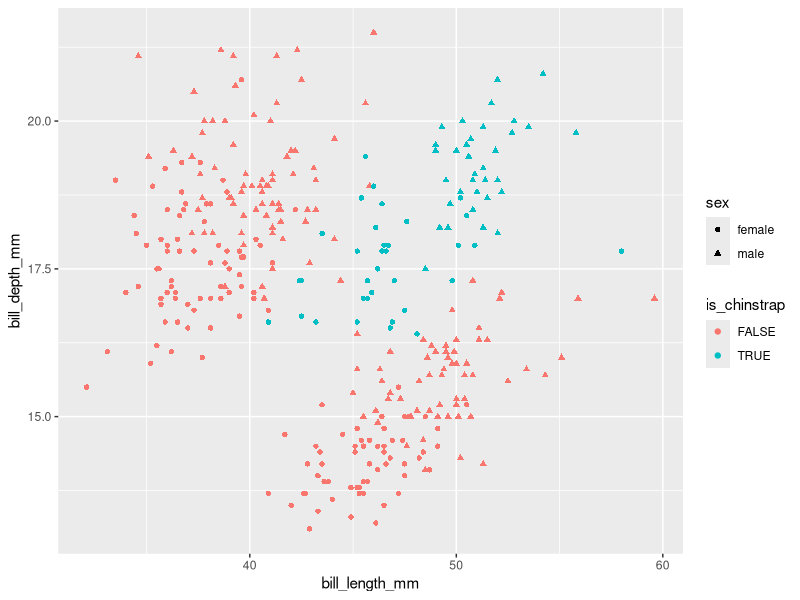
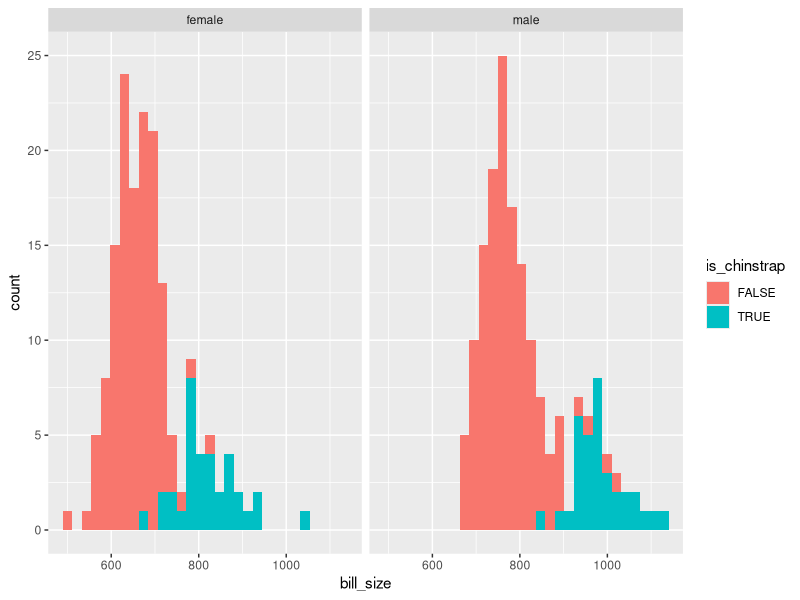

These charts were generated, in order, by the following R code:
## ---- chunk 1
llogit <- function(par, y, X){
    xform <- function(z) {1 / (1 + exp(-z))}
    p <- xform(X%*%par)
    sum(y * log(p) + (1-y) * log(1 - p))
}

## ---- chunk 2
library(tidyverse)
palmerpenguins::penguins

## ---- chunk 3
palmerpenguins::penguins %>%
    filter(complete.cases(.)) |>
    mutate(is_chinstrap = species == "Chinstrap") |>
    ggplot(aes(x = bill_length_mm, y = bill_depth_mm, colour = is_chinstrap, shape = sex)) + 
    geom_point()

## ---- chunk 4
palmerpenguins::penguins %>%
    filter(complete.cases(.)) |>
    mutate(is_chinstrap = species == "Chinstrap") |>
    mutate(bill_size = bill_length_mm * bill_depth_mm) |>
    ggplot(aes(x = bill_size, fill = is_chinstrap)) + 
    facet_wrap(~sex) + 
    geom_histogram()

## ---- chunk 5
df <- palmerpenguins::penguins %>%
    filter(complete.cases(.)) |>
    mutate(is_chinstrap = species == "Chinstrap") |>
    mutate(bill_size = bill_length_mm * bill_depth_mm) |>
    mutate(is_male = as.numeric(sex == "male"))

y <- df$is_chinstrap

X <- cbind(1, df[,c("bill_length_mm", "bill_depth_mm", "bill_size", "is_male")]) |>
as.matrix()

## ---- chunk 6
fuller_optim_output <- optim(
    par = rep(0, 5), 
    fn = llogit,
    method = "BFGS",
    control = list(fnscale = -1),
    hessian = TRUE,
    y = y, 
    X = X
)

fuller_optim_output
hess <- fuller_optim_output$hessian
inv_hess <- solve(-hess)
inv_hess

## ---- chunk 7
mod_glm <- glm(is_chinstrap ~ bill_length_mm * bill_depth_mm +is_male, data = df, 
family = binomial())
summary(mod_glm)
## ---- chunk 8
mod_glm_simpler <- glm(is_chinstrap ~ bill_size +is_male,   data = df, 
family = binomial())
summary(mod_glm_simpler)

## ---- chunk 9
X <- cbind(1, df[,c("bill_size", "is_male")]) |>
as.matrix()

fuller_optim_output <- optim(
    par = rep(0, 3), 
    fn = llogit,
    method = "BFGS",
    control = list(fnscale = -1),
    hessian = TRUE,
    y = y, 
    X = X
)

fuller_optim_output
hess <- fuller_optim_output$hessian
inv_hess <- solve(-hess)
inv_hess

## ---- chunk 10
X <- cbind(1, df[,c("bill_length_mm", "bill_depth_mm", "bill_size", "is_male")]) |>
as.matrix()

fuller_optim_output <- optim(
    par = c(300, -10, -29, 0.5, -10), 
    fn = llogit,
    method = "BFGS",
    control = list(fnscale = -1),
    hessian = TRUE,
    y = y, 
    X = X
)

fuller_optim_output
hess <- fuller_optim_output$hessian
inv_hess <- solve(-hess)
inv_hess



